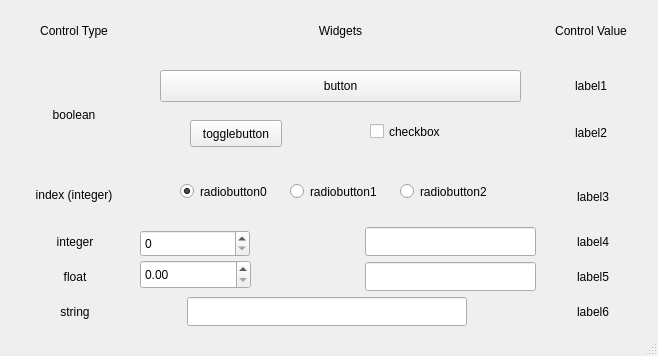
<ui version="4.0" >
 <author>(c) 2006 Fabrizio Pollastri</author>
 <class>example3</class>
 <widget class="QMainWindow" name="example3" >
  <property name="geometry" >
   <rect>
    <x>0</x>
    <y>0</y>
    <width>658</width>
    <height>356</height>
   </rect>
  </property>
  <property name="windowTitle" >
   <string>AVC Qt4 example 3</string>
  </property>
  <widget class="QWidget" name="centralwidget" >
   <widget class="QLabel" name="textLabel8" >
    <property name="geometry" >
     <rect>
      <x>21</x>
      <y>297</y>
      <width>108</width>
      <height>29</height>
     </rect>
    </property>
    <property name="text" >
     <string>string</string>
    </property>
    <property name="alignment" >
     <set>Qt::AlignCenter</set>
    </property>
    <property name="wordWrap" >
     <bool>false</bool>
    </property>
   </widget>
   <widget class="QLabel" name="boolean2__label" >
    <property name="geometry" >
     <rect>
      <x>540</x>
      <y>120</y>
      <width>102</width>
      <height>26</height>
     </rect>
    </property>
    <property name="text" >
     <string>label2</string>
    </property>
    <property name="alignment" >
     <set>Qt::AlignCenter</set>
    </property>
    <property name="wordWrap" >
     <bool>false</bool>
    </property>
   </widget>
   <widget class="QLabel" name="textLabel5" >
    <property name="geometry" >
     <rect>
      <x>20</x>
      <y>170</y>
      <width>108</width>
      <height>49</height>
     </rect>
    </property>
    <property name="text" >
     <string>index (integer)</string>
    </property>
    <property name="alignment" >
     <set>Qt::AlignCenter</set>
    </property>
    <property name="wordWrap" >
     <bool>false</bool>
    </property>
   </widget>
   <widget class="QLabel" name="radio__label" >
    <property name="geometry" >
     <rect>
      <x>542</x>
      <y>172</y>
      <width>102</width>
      <height>49</height>
     </rect>
    </property>
    <property name="text" >
     <string>label3</string>
    </property>
    <property name="alignment" >
     <set>Qt::AlignCenter</set>
    </property>
    <property name="wordWrap" >
     <bool>false</bool>
    </property>
   </widget>
   <widget class="QCheckBox" name="boolean2" >
    <property name="geometry" >
     <rect>
      <x>370</x>
      <y>120</y>
      <width>90</width>
      <height>23</height>
     </rect>
    </property>
    <property name="text" >
     <string>checkbox</string>
    </property>
   </widget>
   <widget class="QLabel" name="textLabel1" >
    <property name="geometry" >
     <rect>
      <x>20</x>
      <y>20</y>
      <width>108</width>
      <height>22</height>
     </rect>
    </property>
    <property name="text" >
     <string>Control Type</string>
    </property>
    <property name="alignment" >
     <set>Qt::AlignCenter</set>
    </property>
    <property name="wordWrap" >
     <bool>false</bool>
    </property>
   </widget>
   <widget class="QLabel" name="string__label" >
    <property name="geometry" >
     <rect>
      <x>542</x>
      <y>297</y>
      <width>102</width>
      <height>29</height>
     </rect>
    </property>
    <property name="text" >
     <string>label6</string>
    </property>
    <property name="alignment" >
     <set>Qt::AlignCenter</set>
    </property>
    <property name="wordWrap" >
     <bool>false</bool>
    </property>
   </widget>
   <widget class="QLabel" name="integer__label" >
    <property name="geometry" >
     <rect>
      <x>542</x>
      <y>227</y>
      <width>102</width>
      <height>29</height>
     </rect>
    </property>
    <property name="text" >
     <string>label4</string>
    </property>
    <property name="alignment" >
     <set>Qt::AlignCenter</set>
    </property>
    <property name="wordWrap" >
     <bool>false</bool>
    </property>
   </widget>
   <widget class="QLabel" name="textLabel6" >
    <property name="geometry" >
     <rect>
      <x>21</x>
      <y>227</y>
      <width>108</width>
      <height>29</height>
     </rect>
    </property>
    <property name="text" >
     <string>integer</string>
    </property>
    <property name="alignment" >
     <set>Qt::AlignCenter</set>
    </property>
    <property name="wordWrap" >
     <bool>false</bool>
    </property>
   </widget>
   <widget class="QLabel" name="boolean1__label" >
    <property name="geometry" >
     <rect>
      <x>540</x>
      <y>70</y>
      <width>102</width>
      <height>32</height>
     </rect>
    </property>
    <property name="text" >
     <string>label1</string>
    </property>
    <property name="alignment" >
     <set>Qt::AlignCenter</set>
    </property>
    <property name="wordWrap" >
     <bool>false</bool>
    </property>
   </widget>
   <widget class="QLabel" name="textLabel2" >
    <property name="geometry" >
     <rect>
      <x>540</x>
      <y>20</y>
      <width>102</width>
      <height>22</height>
     </rect>
    </property>
    <property name="text" >
     <string>Control Value</string>
    </property>
    <property name="alignment" >
     <set>Qt::AlignCenter</set>
    </property>
    <property name="wordWrap" >
     <bool>false</bool>
    </property>
   </widget>
   <widget class="QLabel" name="textLabel3" >
    <property name="geometry" >
     <rect>
      <x>310</x>
      <y>20</y>
      <width>61</width>
      <height>22</height>
     </rect>
    </property>
    <property name="text" >
     <string>Widgets</string>
    </property>
    <property name="alignment" >
     <set>Qt::AlignCenter</set>
    </property>
    <property name="wordWrap" >
     <bool>false</bool>
    </property>
   </widget>
   <widget class="QPushButton" name="boolean1__pushbutton" >
    <property name="geometry" >
     <rect>
      <x>160</x>
      <y>70</y>
      <width>361</width>
      <height>32</height>
     </rect>
    </property>
    <property name="text" >
     <string>button</string>
    </property>
   </widget>
   <widget class="QLabel" name="textLabel4" >
    <property name="geometry" >
     <rect>
      <x>20</x>
      <y>100</y>
      <width>108</width>
      <height>30</height>
     </rect>
    </property>
    <property name="text" >
     <string>boolean</string>
    </property>
    <property name="alignment" >
     <set>Qt::AlignCenter</set>
    </property>
    <property name="wordWrap" >
     <bool>false</bool>
    </property>
   </widget>
   <widget class="QPushButton" name="boolean2__pushbutton2" >
    <property name="geometry" >
     <rect>
      <x>190</x>
      <y>120</y>
      <width>92</width>
      <height>27</height>
     </rect>
    </property>
    <property name="text" >
     <string>togglebutton</string>
    </property>
   </widget>
   <widget class="QRadioButton" name="radio__button2" >
    <property name="geometry" >
     <rect>
      <x>400</x>
      <y>180</y>
      <width>112</width>
      <height>23</height>
     </rect>
    </property>
    <property name="text" >
     <string>radiobutton2</string>
    </property>
   </widget>
   <widget class="QRadioButton" name="radio__button0" >
    <property name="geometry" >
     <rect>
      <x>180</x>
      <y>180</y>
      <width>112</width>
      <height>23</height>
     </rect>
    </property>
    <property name="text" >
     <string>radiobutton0</string>
    </property>
    <property name="checked" >
     <bool>true</bool>
    </property>
   </widget>
   <widget class="QRadioButton" name="radio__button1" >
    <property name="geometry" >
     <rect>
      <x>290</x>
      <y>180</y>
      <width>111</width>
      <height>23</height>
     </rect>
    </property>
    <property name="text" >
     <string>radiobutton1</string>
    </property>
   </widget>
   <widget class="QLineEdit" name="integer__entry" >
    <property name="geometry" >
     <rect>
      <x>365</x>
      <y>227</y>
      <width>171</width>
      <height>29</height>
     </rect>
    </property>
   </widget>
   <widget class="QLineEdit" name="float__entry" >
    <property name="geometry" >
     <rect>
      <x>365</x>
      <y>262</y>
      <width>171</width>
      <height>29</height>
     </rect>
    </property>
   </widget>
   <widget class="QLabel" name="float__label" >
    <property name="geometry" >
     <rect>
      <x>542</x>
      <y>262</y>
      <width>102</width>
      <height>29</height>
     </rect>
    </property>
    <property name="text" >
     <string>label5</string>
    </property>
    <property name="alignment" >
     <set>Qt::AlignCenter</set>
    </property>
    <property name="wordWrap" >
     <bool>false</bool>
    </property>
   </widget>
   <widget class="QLabel" name="textLabel7" >
    <property name="geometry" >
     <rect>
      <x>21</x>
      <y>262</y>
      <width>108</width>
      <height>29</height>
     </rect>
    </property>
    <property name="text" >
     <string>float</string>
    </property>
    <property name="alignment" >
     <set>Qt::AlignCenter</set>
    </property>
    <property name="wordWrap" >
     <bool>false</bool>
    </property>
   </widget>
   <widget class="QSpinBox" name="integer__spinbox" >
    <property name="geometry" >
     <rect>
      <x>140</x>
      <y>230</y>
      <width>110</width>
      <height>27</height>
     </rect>
    </property>
    <property name="maximum" >
     <number>999999</number>
    </property>
   </widget>
   <widget class="QLineEdit" name="string__entry" >
    <property name="geometry" >
     <rect>
      <x>187</x>
      <y>297</y>
      <width>280</width>
      <height>29</height>
     </rect>
    </property>
   </widget>
   <widget class="QDoubleSpinBox" name="float__spinbox" >
    <property name="geometry" >
     <rect>
      <x>140</x>
      <y>260</y>
      <width>111</width>
      <height>29</height>
     </rect>
    </property>
    <property name="specialValueText" >
     <string/>
    </property>
    <property name="maximum" >
     <double>999999.989999999990687</double>
    </property>
   </widget>
  </widget>
  <widget class="QStatusBar" name="statusbar" />
 </widget>
 <resources/>
 <connections/>
</ui>
